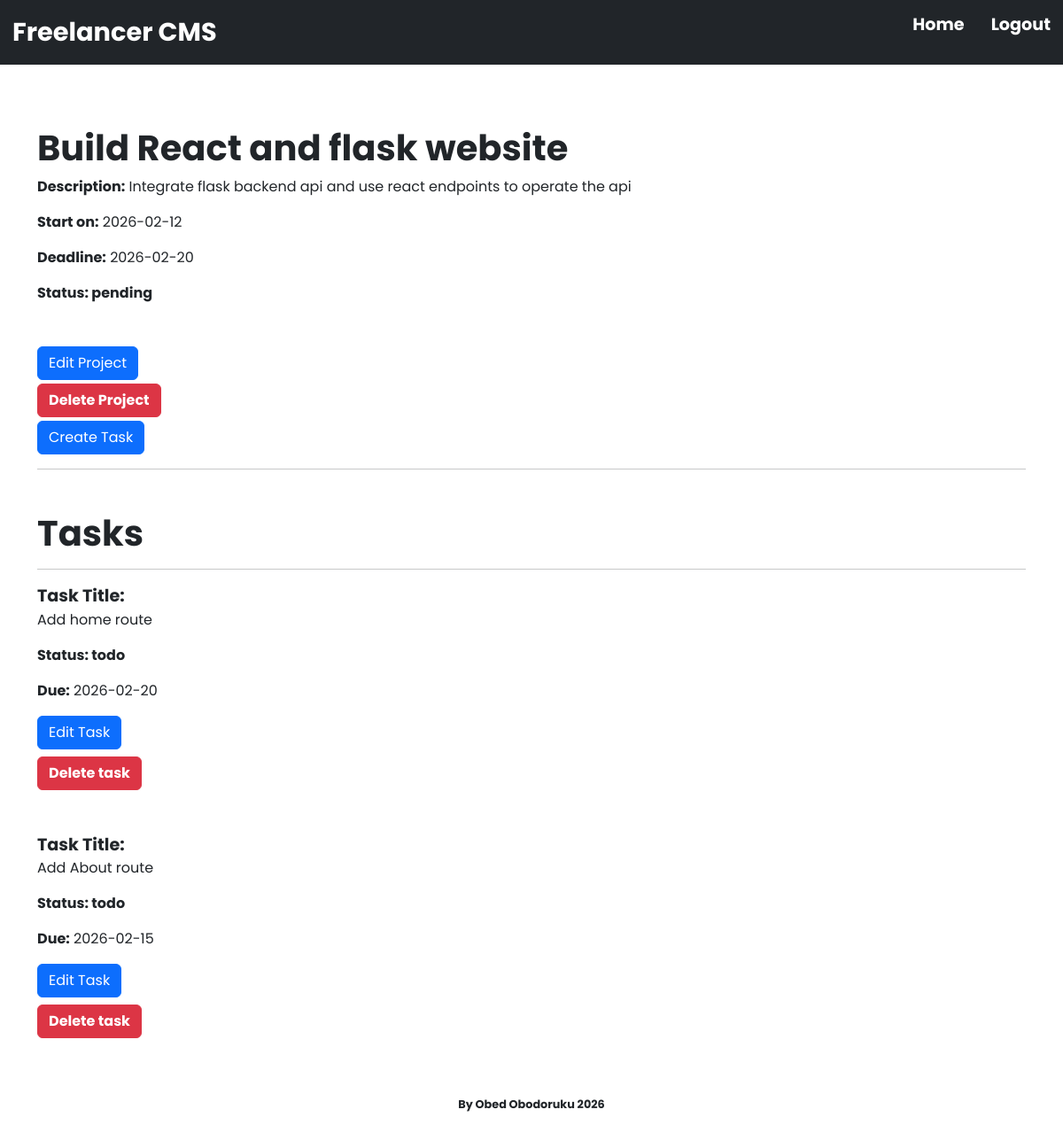
/project/2 (signed in), run on the app's committed database.
### app/models.py (models this page shows, shortened)
class Project(db.Model):
    id = db.Column(db.Integer, primary_key=True)
    title = db.Column(db.String(150), nullable=False)
    description = db.Column(db.Text)
    start_date = db.Column(db.Date, nullable=False)
    deadline = db.Column(db.Date)
    status = db.Column(db.String(50), nullable=False, default="pending")
    client_id = db.Column(db.Integer, db.ForeignKey("clients.id"), nullable=False)
    tasks = db.relationship("Task", backref="project", cascade="all, delete-orphan", passive_deletes=True, lazy=True)
    invoice = db.relationship("Invoice", backref="project", uselist=False)

class Task(db.Model):
    id = db.Column(db.Integer, primary_key=True)
    title = db.Column(db.String(150), nullable=False)
    status = db.Column(db.String(50), nullable=False, default="todo")
    due_date = db.Column(db.Date, nullable=True)
    project_id = db.Column(db.Integer, db.ForeignKey("project.id", ondelete="CASCADE", name="fk_task_project_id"), nullable=False)

### app/routes.py (the view)
@app.route("/project/<int:project_id>", methods=["GET", "POST"])
@login_required
def project(project_id):
    project = Project.query.get_or_404(project_id)
    return render_template("project.html", project=project, title=f"Project {project.title}")

### app/models.py (called while the page is built)
@login_manager.user_loader
def load_user(user_id):
    return User.query.get(int(user_id))

### app/templates/project.html
{% extends "base.html" %}
{% block body %}
    <div>
        <div>
            <h1 style="font-weight: bolder;">{{ project.title }}</h1>
            <div class="mb-3">
                <span style="font-weight: bolder;">Description:</span>
                <span>{{ project.description }}</span>
            </div>
            <p>
                <span style="font-weight: bolder;">Start on:</span>
                <span>{{ project.start_date }}</span>
            </p>
            <p>
                <span style="font-weight: bolder;">Deadline:</span>
                <span>{{ project.deadline }}</span>
            </p>
            <span style="font-weight: bolder;">Status: {{ project.status }}</span>
        </div>
        <div class="mt-5 mb-1">
            <a href="{{ url_for('edit_project', project_id=project.id) }}">
                <button class="btn btn-primary">Edit Project</button>
            </a>
        </div>
        <div class="mb-1">
            <form method="POST" action="{{ url_for('delete_project', project_id=project.id) }}">
                <button style="font-weight: bolder;" class="btn btn-danger" type="submit">Delete Project</button>
            </form>
        </div>
        <div class="mb-1">
            <form method="POST" action="{{ url_for('create_task', project_id=project.id) }}">
                <button class="btn btn-primary" type="submit">Create Task</button>
            </form>
        </div>
        <hr>
        {% if project.tasks %}
            <div class="mt-5">
            <h1 style="font-weight: bolder;">Tasks</h1>
            <hr>
            {% for task in project.tasks %}
                <div class="mb-5">
                    <span style="font-weight: bolder; font-size: 1.2rem;">Task Title:</span>
                    <p>{{ task.title }}</p>
                    <p>
                        <span style="font-weight: bolder;">Status: </span>
                        <span style="font-weight: bolder;">{{ task.status }}</span>
                    </p>
                    <div>
                        <p>
                            <span style="font-weight: bolder;">Due:</span>
                            <span>{{ task.due_date }}</span>
                        </p>
                    </div>
                    <div class="mb-2">
                        <a href="{{ url_for('edit_task', task_id=task.id) }}">
                            <button class="btn btn-primary">Edit Task</button>
                        </a>
                    </div>
                    <div>
                        <form method="POST" action="{{ url_for('delete_task', task_id=task.id) }}">
                            <button style="font-weight: bolder;" class="btn btn-danger" type="submit">Delete task</button>
                        </form>
                    </div>
                </div>
            {% endfor %}
            </div>
        {% endif %}
    </div>
{% endblock %}

### app/static/main.css (style rules this page uses)
* { box-sizing: border-box; margin: 0; padding: 0; }
body { font-family: "Poppins"; }

### data on the page
Project: title "Build React and flask website", description "Integrate flask backend api and use react endpoints to operate the api", start_date "2026-02-12", deadline "2026-02-20", status "pending"
Task: title "Add home route", status "todo", due_date "2026-02-20"
Task: title "Add About route", status "todo", due_date "2026-02-15"
